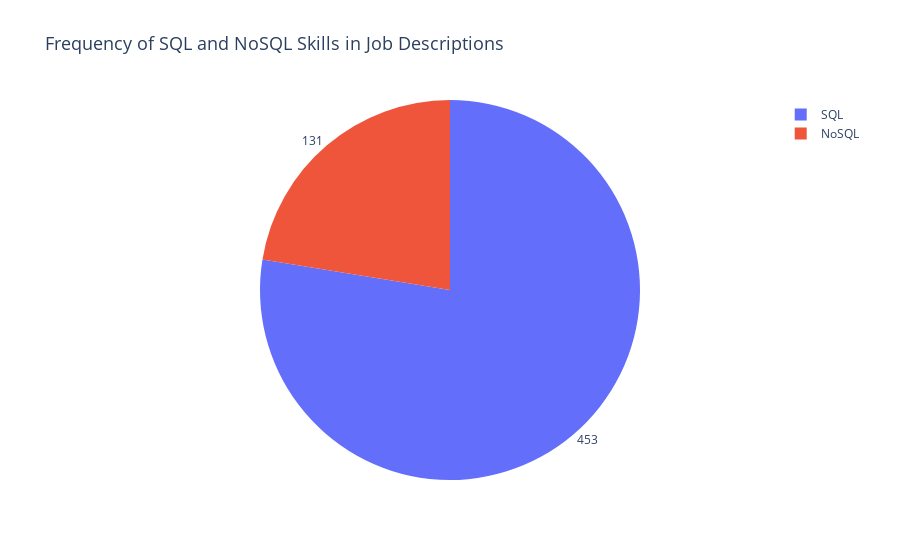

Write notebook code for a chart like this one.
### Markdown cell above
Python is more often used in the descriptions than R (sorry for that mister Hain). Sas isnt that attractif to learn even C is more often mentioned (I guess to create intern apps).

### Code cell
sql_count = corpus.count('sql')
nosql_count = corpus.count('nosql') + corpus.count('mongodb') + corpus.count('redis') + corpus.count('cassandra')

labels = ['SQL', 'NoSQL']
values = [sql_count, nosql_count]

fig = go.Figure(data=[go.Pie(labels=labels, values=values, textinfo='value')])

fig.update_layout(
    title={
        'text': "Frequency of SQL and NoSQL Skills in Job Descriptions",
        'font': {'size': 18}
    },
    showlegend=True
)

fig.update_traces(texttemplate='%{value:.0f}', textposition='outside')

fig.show()

### Figure 1 — Plotly figure (JSON) as saved in the notebook; plotly's stock layout.template omitted (floating-point values rounded to 4 significant figures)
{"data": [{"labels": ["SQL", "NoSQL"], "textinfo": "value", "textposition": "outside", "texttemplate": "%{value:.0f}", "type": "pie", "values": [453, 131]}], "layout": {"showlegend": true, "title": {"font": {"size": 18}, "text": "Frequency of SQL and NoSQL Skills in Job Descriptions"}}}
